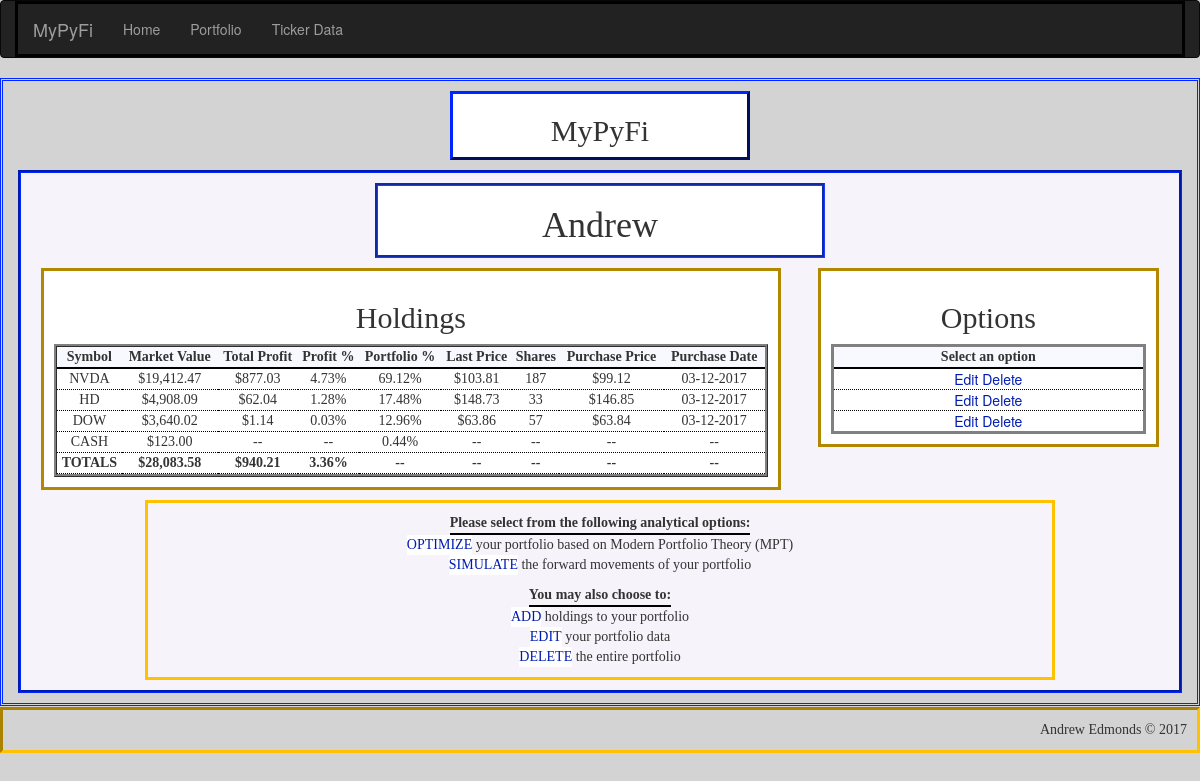
Page /portfolio/Andrew on the committed database.
### app/models.py (models this page shows, shortened)
class Portfolio(db.Model):
    __tablename__ = 'portfolios'
    id = db.Column(db.Integer, primary_key=True, autoincrement=True)
    name = db.Column(db.String(25), unique=True)    # name of portfolio
    cash = db.Column(db.Float)                      # cash holdings within portfolio
    market_value = db.Column(db.Float)              # market value of all holdings + cash
    total_profit = db.Column(db.Float)              # total profits of all holdings
    invested = db.Column(db.Float)                  # total amount invested into holdings - excludes cash holding
    profit_percent = db.Column(db.Float)            # percent return on current amount invested - excludes cash holding
    num_holdings = db.Column(db.Integer)            # total number of holdings in portfolio - excludes cash holding
    holdings = db.relationship('Holding', backref='portfolio', lazy='dynamic')

class Holding(db.Model):
    __tablename__ = 'holdings'
    id = db.Column(db.Integer, primary_key=True, autoincrement=True)
    symbol = db.Column(db.String(6))            # stock symbol
    shares = db.Column(db.Integer)              # number of shares held
    market_value = db.Column(db.Float)          # market value of holding
    purch_date = db.Column(db.Date)             # date holding was purchased
    purch_price = db.Column(db.Float)           # share price on purchase date
    last_price = db.Column(db.Float)            # most recent price from pandas_dataframe module
    total_profit = db.Column(db.Float)          # total profits of holding ($)
    profit_percent = db.Column(db.Float)        # percent profit based on initial amount invested
    portfolio_percent = db.Column(db.Float)     # percent holding makes up of overall portfolio
    last_updated = db.Column(db.String)         # date holding's last_price attribute was updated
    portfolio_id = db.Column(db.Integer, db.ForeignKey('portfolios.id'))

### app/main/views.py (the view)
@main.route('/portfolio/<name>', methods=['GET', 'POST'])
def portfolio(name):
    portfolio = Portfolio.query.filter_by(name=name).first()
    if portfolio is None:
        abort(404)
    else:
        session['portfolio'] = str(portfolio.name)
    holding_data = portfolio.holdings.order_by(Holding.portfolio_percent.desc()).all()
    return render_template('portfolio/portfolio.html', name=name, holding_data=holding_data, cash=portfolio.cash)

### app/templates/portfolio/portfolio.html (shortened to what this page needs)
{% extends "base-detailed.html" %}
{% import "bootstrap/wtf.html" as wtf %}
{% block page_title %}
<h2>
    <center>MyPyFi</center>
</h2>
{% endblock %}
{% block main_title %}
<h1>{{ name }}</h1>
{% endblock %}
{% block main_focus %}
{% if not holding_data|count > 0 %}
<h1>
    <center>No Holdings Found!</center>
</h1>
<p>
<center>There are no holdings saved in the portfolio {{ name }}</center></p>
{% else %}
<h2>
    <center>Holdings</center>
</h2>
<table style="width:100%" id="portfolio_table">
    <tr>
        <th>
            <center>Symbol</center>
        </th>
        <th>
            <center>Market Value</center>
        </th>
        <th>
            <center>Total Profit</center>
        </th>
        <th>
            <center>Profit %</center>
        </th>
        <th>
            <center>Portfolio %</center>
        </th>
        <th>
            <center>Last Price</center>
        </th>
        <th>
            <center>Shares</center>
        </th>
        <th>
            <center>Purchase Price</center>
        </th>
        <th>
            <center>Purchase Date</center>
        </th>
    </tr>
    {% for holding in holding_data %}
    <tr>
        <td>
            <center>{{ holding["symbol"] | upper }}</center>
        </td>
        <td>
            <center>{{ "${:,.2f}".format(holding["last_price"]*holding["shares"]) }}</center>
        </td>
        <td>
            <center>{{ "${:,.2f}".format(holding["total_profit"]) }}</center>
        </td>
        <td>
            <center>{{ "{0:.2f}%".format(holding["profit_percent"]*100) }}</center>
        </td>
        <td>
            <center>{{ "{0:.2f}%".format(holding["portfolio_percent"]*100) }}</center>
        </td>
        <td>
            <center>{{ "${:,.2f}".format(holding["last_price"]) }}</center>
        </td>
        <td>
            <center>{{ holding["shares"] }}</center>
        </td>
        <td>
            <center>{{ "${:,.2f}".format(holding["purch_price"]) }}</center>
        </td>
        <td>
            <center>{{ "{:%m-%d-%Y}".format(holding["purch_date"]) }}</center>
        </td>
    </tr>
    {% endfor %}
    <tr id="cash_row">
        <td>
            <center>CASH</center>
        </td>
        <td>
            <center>{{ "${:,.2f}".format(cash) }}</center>
        </td>
        <td>
            <center>--</center>
        </td>
        <td>
            <center>--
            </center>
        </td>
        <td>
            <center>{{
                "{0:.2f}%".format(100*cash/(holding_data|sum(attribute="market_value")+cash))
                }}
            </center>
        </td>
        <td>
            <center>--
            </center>
        </td>
        <td>
            <center>--
            </center>
        </td>
        <td>
            <center>--
            </center>
        </td>
        <td>
            <center>--
            </center>
        </td>
    </tr>
    <tr id="focus_total_row">
        <td>
            <center>TOTALS</center>
        </td>
        <td>
            <center>{{ "${:,.2f}".format(cash + holding_data|sum(attribute="market_value")) }}</center>
        </td>
        <td>
            <center>{{ "${:,.2f}".format(holding_data|sum(attribute="total_profit")) }}</center>
        </td>
        <td>
            <center>{{
                "{0:.2f}%".format(100*holding_data|sum(attribute="total_profit")/holding_data|sum(attribute="market_value"))
                }}
            </center>
        </td>
        <td>
            <center>--
            </center>
        </td>
        <td>
            <center>--
            </center>
        </td>
        <td>
            <center>--
            </center>
        </td>
        <td>
            <center>--
            </center>
        </td>
        <td>
            <center>--
            </center>
        </td>
    </tr>
</table>
{% endif %}
{% endblock %}
{% block main_options %}
{% if not holding_data|count > 0 %}
<h1>
    <center>No Holdings Found!</center>
</h1>
<p>
<center>There are no holdings saved in the portfolio {{ name }}</center></p>
{% else %}
<h2>
    <center>Options</center>
</h2>
<table style="width:100%" id="options_table">
    <tr>
        <th>
            <center>Select an option</center>
        </th>
    </tr>
    {% for holding in holding_data %}
    <tr>
        <td>
            <a class="button"
               href="{{ url_for('main.holding_edit', name=name, symbol=holding['symbol'], holding_id = holding['id'])}}">Edit</a>
            <a class="button"
               href="{{ url_for('main.holding_delete_ask', name=name, symbol=holding['symbol'], holding_id = holding['id'])}}">Delete</a>
        </td>
    </tr>
    {% endfor %}
</table>
{% endif %}
{% endblock %}
{% block verbage %}
<table style="width:100%" id="verbage_action_table">
    <tr>
        <th>
            <center>Please select from the following analytical options:</center>
        </th>
    </tr>
    <tr>
        <td>
            <a class="button" href="{{ url_for('main.portfolio_optimal_ask', name=name) }}">OPTIMIZE</a>
            your portfolio based on Modern Portfolio Theory (MPT)
        </td>
    </tr>
    <tr>
        <td>
            <a class="button" href="{{ url_for('main.portfolio_simulate_ask', name=name) }}">SIMULATE</a>
            the forward movements of your portfolio
        </td>
    </tr>
</table>
<table style="width:100%" id="verbage_edit_table">
    <tr>
        <th>
            <center>You may also choose to:</center>
        </th>
    </tr>
    <tr>
        <td>
            <a class="button" href="{{ url_for('main.holding_add', name=name) }}">ADD</a>
            holdings to your portfolio
        </td>
    </tr>
    <tr>
        <td>
            <a class="button" href="{{ url_for('main.portfolio_edit', name=name) }}">EDIT</a>
            your portfolio data
        </td>
    </tr>
    <tr>
        <td>
            <a class="button" href="{{ url_for('main.portfolio_delete_ask', name=name) }}">DELETE</a> the entire
            portfolio
        </td>
    </tr>
</table>
{% endblock %}

### app/templates/base-detailed.html (shortened to what this page needs)
{% extends "base.html" %}
{% block head %}
{{ super() }}
<link rel="stylesheet" href="{{ url_for('static',filename='css/style_main.css') }}" type="text/css">
{% endblock %}
{% block main_content %}
<div class="title" id="title">
    {% block page_title %}Page title{% endblock %}
</div>
<div class="container" id="main">
    <div class="title" id="main-title">
        {% block main_title %}Main Title{% endblock %}
    </div>
    <div class="container" id="main-focus">
        {% block main_focus %}Main focus{% endblock %}
    </div>
    <div class="container" id="main-options">
        {% block main_options %}main options{% endblock %}
    </div>
    <div class="container" id="verbage">
        {% block verbage %}verbage{% endblock %}
    </div>
</div>
{% endblock %}

### app/templates/base.html (shortened to what this page needs)
{% extends "bootstrap/base.html" %}
{% block head %}
{{ super() }}
{% endblock %}
{% block navbar %}
<div class="navbar navbar-inverse" role="navigation">
    <div class="container">
        <div class="navbar-header">
            <a class="navbar-brand" href="/">MyPyFi</a>
        </div>
        <div class="navbar-collapse collapse">
            <ul class="nav navbar-nav">
                <li><a href="/">Home</a></li>
                <li><a href="{{ url_for('main.portfolio_main') }}">Portfolio</a></li>
                <li><a href="{{ url_for('main.ticker_data') }}">Ticker Data</a></li>
            </ul>
        </div>
    </div>
</div>
{% endblock %}
{% block content %}
<div class="container" id="complete">
    {% block main_content %}{% endblock %}
</div>
{% block footer %}
<div class="footer" id="footer">
    Andrew Edmonds &copy; 2017
</div>
{% endblock %}
{% endblock %}

### app/static/css/style_main.css (style rules this page uses)
body { background-color: lightgray; }
.title { border-style: ridge; margin-left: auto; margin-right: auto; font-family: "Agency FB"; text-align: center; vertical-align: middle; }
.container { border-style: solid; border-color: black; }
#complete { border-color: #0027FF; border-style: double; margin: auto; padding-top: 10px; padding-bottom: 10px; width: 100%; min-height: 85vh; min-height: 550px; }
#main .container { padding: 10px; }
#title { border-color: #001BB2; border-style: outset; width: 300px; vertical-align: middle; background-color: white; }
#main { background-color: #F7F3FA; border-style: groove; border-color: #0027FF; padding: 10px; margin-top: 10px; margin-left: auto; margin-right: auto; width: 100%; }
#main h2 { font-family: "Palatino Linotype"; }
#main th { font-family: "Bitstream Vera Sans Mono"; border-bottom: 2pt solid black; }
#main-title { border-color: #193CFF; border-style: groove; margin-left: auto; margin-right: auto; width: 450px; height: 75px; background-color: white; }
#main-focus { background-color: white; border-color: #B28800; border-style: solid; margin: 10px; margin-right: auto; width: 65%; float: left; }
#portfolio_table { border-collapse: separate; border-style: ridge; background-color: #F4F1F7; }
#main-focus th { background-color: ghostwhite; }
#main-focus td { font-family: "Felix Titling"; border-bottom: 1pt dotted black; background-color: white; }
#focus_total_row { font-weight: bold; }
#main-options { background-color: white; border-color: #B28800; border-style: solid; margin: 10px; margin-left: 10px; margin-right: 10px; width: 30%; float: right; }
#options_table { text-align: center; border-style: solid; background-color: #F4F1F7; }
#main-options th { background-color: ghostwhite; }
#main-options td { font-family: Verdana, "Helvetica Neue", Arial, Helvetica, Geneva, sans-serif; border-bottom: 1pt dotted black; background-color: white; }
#verbage { border-color: #FFC200; border-style: solid; margin-left: auto; margin-right: auto; padding: 10px; width: 80%; min-height: 100px; clear: both; text-align: center; vertical-align: middle; font-family: "Fira Code"; }
#footer { border-style: inset; border-color: #FFC200; margin-top: 1px; padding: 10px; text-align: right; vertical-align: bottom; font-family: "Trebuchet MS"; clear: both; }
#verbage th { display: inline-block; }
.button { background-color: white; color: #001BB2; border: thin; text-align: center; text-decoration: none; display: inline-block; cursor: pointer; }

### rows in the picture
Portfolio: name "Andrew", cash "$123.00"
Holding: symbol "NVDA", holding['last_price']*holding['shares'] "$19,412.47", total_profit "$877.03", holding['profit_percent']*100 "4.73%", holding['portfolio_percent']*100 "69.12%", last_price "$103.81", shares "187", purch_price "$99.12", purch_date "03-12-2017"
Holding: symbol "HD", holding['last_price']*holding['shares'] "$4,908.09", total_profit "$62.04", holding['profit_percent']*100 "1.28%", holding['portfolio_percent']*100 "17.48%", last_price "$148.73", shares "33", purch_price "$146.85", purch_date "03-12-2017"
Holding: symbol "DOW", holding['last_price']*holding['shares'] "$3,640.02", total_profit "$1.14", holding['profit_percent']*100 "0.03%", holding['portfolio_percent']*100 "12.96%", last_price "$63.86", shares "57", purch_price "$63.84", purch_date "03-12-2017"

### other values in the picture
{{ "${:,.2f}".format(cash + holding_data|sum(attribute="market_value")) }} "$28,083.58"
{{ "${:,.2f}".format(holding_data|sum(attribute="total_profit")) }} "$940.21"
